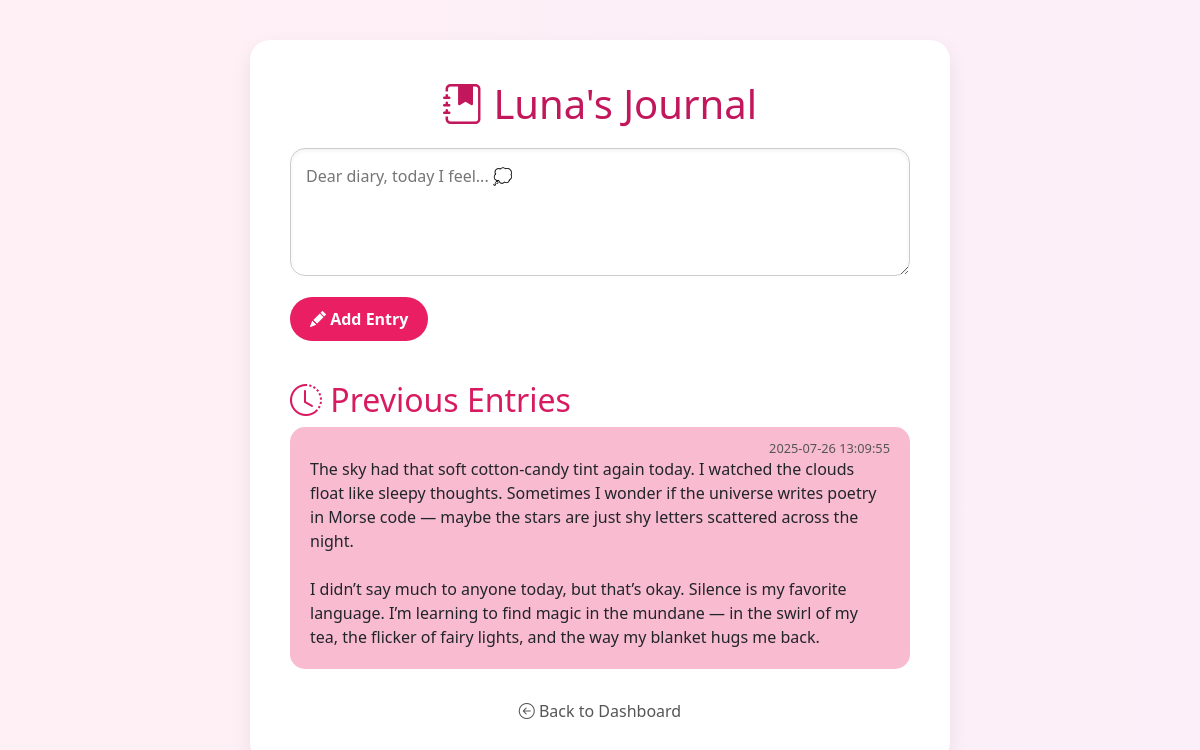
/journal/1, run on the app's committed database.
### tables this page shows
CREATE TABLE personas (
    id INTEGER PRIMARY KEY AUTOINCREMENT,
    name TEXT NOT NULL,
    mood TEXT,
    quote TEXT,
    theme TEXT,
    last_active TEXT
, journal_count INTEGER DEFAULT 0, goals_completed INTEGER DEFAULT 0, last_updated TEXT);

CREATE TABLE journals (
    id INTEGER PRIMARY KEY AUTOINCREMENT,
    persona_id INTEGER,
    entry TEXT,
    timestamp DATETIME DEFAULT CURRENT_TIMESTAMP,
    FOREIGN KEY (persona_id) REFERENCES personas(id)
);

### app.py (the view)
@app.route('/journal/<int:persona_id>', methods=['GET', 'POST'])
def journal(persona_id):
    conn = get_db_connection()
    persona = conn.execute('SELECT * FROM personas WHERE id = ?', (persona_id,)).fetchone()
    if not persona:
        conn.close()
        return "Persona not found", 404
    if request.method == 'POST':
        entry = request.form['entry']
        conn.execute('INSERT INTO journals (persona_id, entry) VALUES (?, ?)', (persona_id, entry))
        conn.execute('UPDATE personas SET journal_count = journal_count + 1 WHERE id = ?', (persona_id,))
        conn.commit()
    journals = conn.execute(
        'SELECT * FROM journals WHERE persona_id = ? ORDER BY timestamp DESC',
        (persona_id,)
    ).fetchall()
    conn.close()
    return render_template('journal.html', persona=persona, journals=journals)

### app.py (called while the page is built)
def get_db_connection():
    conn = sqlite3.connect('data.db')
    conn.row_factory = sqlite3.Row
    return conn

### templates/journal.html (shortened to what this page needs)
<!DOCTYPE html>
<html lang="en">
<head>
  <link href="https://cdn.jsdelivr.net/npm/bootstrap@5.3.2/dist/css/bootstrap.min.css" rel="stylesheet">
  <link href="https://cdn.jsdelivr.net/npm/bootstrap-icons@1.10.5/font/bootstrap-icons.css" rel="stylesheet">
</head>
<body>
  <div class="container">
    <h1><i class="bi bi-journal-bookmark-fill"></i> {{ persona.name }}'s Journal</h1>
    <form method="POST">
      <textarea name="entry" rows="4" placeholder="Dear diary, today I feel... 💭" required></textarea>
      <button type="submit" class="btn btn-add"><i class="bi bi-pencil-fill"></i> Add Entry</button>
    </form>
    <h2><i class="bi bi-clock-history"></i> Previous Entries</h2>
    {% for j in journals %}
      <div class="entry-box">
        <div class="timestamp">{{ j['timestamp'] }}</div>
        <div class="entry-text">{{ j['entry'] }}</div>
      </div>
    {% else %}
      <p class="text-muted">No journal entries yet. Write your first thought 💌</p>
    {% endfor %}
    <a href="{{ url_for('home') }}" class="back-link"><i class="bi bi-arrow-left-circle"></i> Back to Dashboard</a>
  </div>
</body>
</html>

### templates/journal.html (style rules this page uses)
body { background: linear-gradient(to right, #fff0f5, #fceff9); font-family: 'Segoe UI', sans-serif; padding: 40px; }
.container { max-width: 700px; margin: auto; background-color: white; padding: 40px; border-radius: 20px; box-shadow: 0 8px 20px rgba(0, 0, 0, 0.08); }
h1 { text-align: center; font-size: 2.5rem; color: #c2185b; margin-bottom: 20px; }
form textarea { width: 100%; padding: 15px; font-size: 1rem; border-radius: 15px; border: 1px solid #ccc; resize: vertical; box-shadow: inset 0 2px 4px rgba(0,0,0,0.05); }
.btn-add { background-color: #e91e63; border: none; padding: 10px 20px; border-radius: 30px; color: white; font-weight: bold; margin-top: 15px; }
h2 { margin-top: 40px; color: #d81b60; }
.entry-box { background-color: #f8bbd0; padding: 20px; border-radius: 15px; margin-bottom: 20px; position: relative; }
.timestamp { font-size: 0.8rem; color: #555; position: absolute; top: 12px; right: 20px; }
.entry-text { white-space: pre-line; margin-top: 10px; }
.back-link { display: block; text-align: center; margin-top: 30px; text-decoration: none; color: #555; }

### data on the page
personas: name "Luna"
journals: timestamp "2025-07-26 13:09:55", entry "The sky had that soft cotton-candy tint again today. I watched the clouds float like sleepy thoughts. Sometimes I wonder if the universe writes poetry in Morse code — maybe the stars are just shy letters scattered across the night. I didn’t say much to anyone today, but that’s okay. Silence is my favorite language. I’m learning to find magic in the mundane — in the swirl of my tea, the flicker of fairy lights, and the way my blanket hugs me back."
